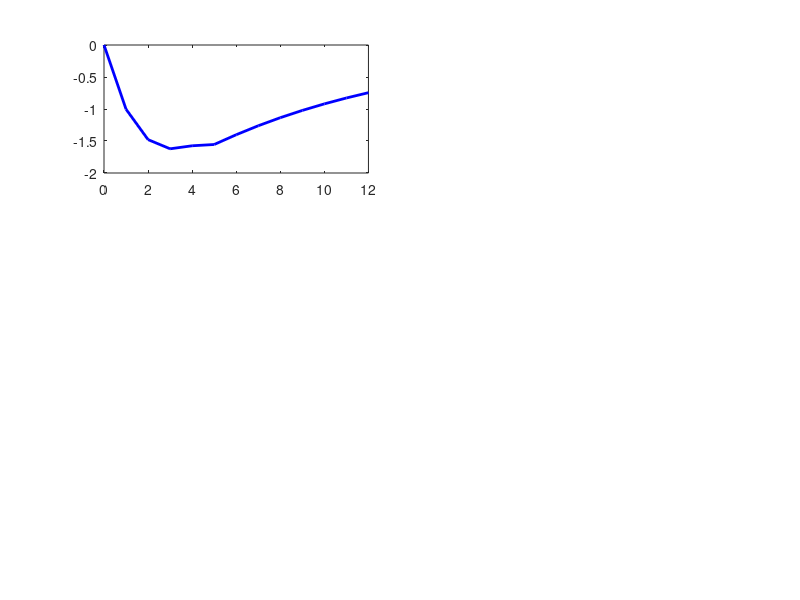

Reproduce this figure in MATLAB. (Note: this script raises an error after producing the figure.)
%% Optimal Social Planning in a Pandemic (LQR Approach)
% Basierend auf Pesenti (2026) und Bertsekas (2017)
% Implementierung des "Finite Horizon Discrete-Time LQR"
% UPDATE: Mit disaggregierter Fiskalpolitik (Expenditure, Revenue, Loans)

clear; clc; close all;

%% 1. PARAMETER KALIBRIERUNG
% Zeithorizont
N = 12;             
beta = 0.99;        

% Ökonomische Basis-Parameter
rho_y   = 0.9;      % Persistenz Output Gap
gamma_y = 0.05;       % Automatic Stabilizers (OECD Standard)
r       = 0.005;     % Realzins

% Epidemiologische Parameter
rho_theta = 1.5;    % Infektionswachstum (Kalibriert für Quartale, >1)
delta_theta = 0.001; % Sterberate (0.2% IFR auf Bevölkerung gerechnet)

% --- POLICY PARAMETER (Die Erweiterung) ---

% 1. Social Distancing (S)
alpha_S = 0.10;      % Kosten: 15% GDP Verlust bei vollem Lockdown
phi_S   = 0.8;       % Nutzen: Reduziert R0 massiv

% 2. Fiskalpolitik (F) - Disaggregiert
% Wir unterscheiden nach Multiplikator (alpha) und Schuldenkosten (kappa)

% F_exp: Direkte Ausgaben (Transfers, Investitionen)
alpha_F_exp = 0.25;   % Hoher Multiplikator (Schätzung)
kappa_F_exp = 0.4;   % Teuer (1:1 schuldenwirksam)

% F_rev: Steuersenkungen
alpha_F_rev = 0.1;   % Mittlerer Multiplikator (Sparquote dämpft Effekt)
kappa_F_rev = 0.15;   % Teuer (1:1 Defizit)

% F_loan: Kredite & Garantien
alpha_F_loan = 0.05;  % Geringer direkter Demand-Effekt (Liquidity support)
kappa_F_loan = 0.1;  % Sehr billig! (Nur Ausfallrisiko erhöht Schulden)

%% 2. SYSTEM MATRIZEN DEFINIEREN
% Zustandsvektor x = [y; d; b; theta] (4x1)
% Controlvektor  u = [S; F_exp; F_rev; F_loan] (4x1)

% Matrix A (Systemdynamik ohne Eingriff) - unverändert
A = [rho_y,      0,      0,      0; 
     0,          0,      0,      delta_theta;
     -gamma_y,   0,      (1+r),  0;
     0,          0,      0,      rho_theta];

% Matrix B (Einfluss der Controls) - JETZT 4 SPALTEN
% Spalten: [S, F_exp, F_rev, F_loan]
B = [-alpha_S,   alpha_F_exp,   alpha_F_rev,   alpha_F_loan;  % Wirkung auf y
     0,          0,             0,             0;             % Wirkung auf d
     0,          kappa_F_exp,   kappa_F_rev,   kappa_F_loan;  % Wirkung auf b
     -phi_S,     0,             0,             0];            % Wirkung auf theta

%% 3. GEWICHTUNGSMATRIZEN (COST FUNCTION)

% Running Cost (Zustände)
w_y = 1;       
w_d = 10000;   % Hohe Moral: Leben retten hat Priorität
w_b = 1;       % Mittlere Schuldenaversion

Q_base = diag([w_y, w_d, w_b, 0]); 

% Control Cost (R) - Strategische Auswahl
% Quadratische Kosten sorgen für "Diminishing Returns" und Mix
r_S    = 0.5;  % Lockdown tut politisch weh
r_exp  = 0.5;  % Ausgaben sind Standard
r_rev  = 0.8;  % Steuersenkungen politisch "teurer" (schwer zurückzunehmen)
r_loan = 0.2;  % Garantien sind politisch "billig" (versteckte Kosten)

R = diag([r_S, r_exp, r_rev, r_loan]);

% Terminal Cost (Schulden am Ende bestrafen)
W_b = 10;   
Q_N = diag([0, 0, W_b, 0]);

%% 4. BACKWARD RECURSION (LQR Solver)

P = cell(N+1, 1);
K = cell(N, 1);
P{N+1} = Q_N; 

for k = N:-1:1
    P_discounted = P{k+1} * beta; 
    
    % LQR Feedback Gain Matrix (jetzt 4x4 Inversion)
    inv_term = inv(R + B' * P_discounted * B);
    K{k} = inv_term * B' * P_discounted * A;
    
    % Riccati Update
    P{k} = Q_base + A' * P_discounted * A - A' * P_discounted * B * K{k};
end
disp('Optimale Policy K berechnet.');

%% 5. FORWARD SIMULATION (Mit Constraints & Noise Fix)

x = zeros(4, N+1);
u = zeros(4, N); % 4 Controls!

% Initial State: 10% Infektionen
x(:, 1) = [0; 0; 0; 0.1]; 

% Noise VORHER generieren für Fairness im Vergleich
sigma_noise = 0.01; 
rng(42); 
noise_vec = zeros(4, N);
for t = 1:N
    noise_vec(4, t) = randn() * sigma_noise; % Schock nur auf Theta
end

disp('Starte Simulation...');

for k = 1:N
    % 1. Unbeschränkter Wunsch
    desired_u = -K{k} * x(:, k);
    
    % 2. Constraints anwenden (Clipping)
    
    % S: Zwischen 0 und 1
    desired_u(1) = max(0, min(1, desired_u(1)));
    
    % F_exp, F_rev, F_loan: Nicht negativ (keine Steuererhöhung in Krise)
    desired_u(2) = max(0, desired_u(2));
    desired_u(3) = max(0, desired_u(3));
    desired_u(4) = max(0, desired_u(4));
    
    u(:, k) = desired_u;
    
    % 3. System Update
    x(:, k+1) = A * x(:, k) + B * u(:, k) + noise_vec(:, k);
end

%% 6. VISUALISIERUNG DER ERGEBNISSE

time = 0:N;
figure('Name', 'Disaggregated Fiscal Policy Simulation', 'Color', 'w', 'Position', [100 100 1200 800]);

% --- Linke Spalte: Zustände ---

subplot(3, 2, 1);
plot(time, x(1,:)*100, 'LineWidth', 2, 'Color', 'b'); % *100 für Prozent
yline(0, '--k'); title('Output Gap (y)'); ylabel('% Deviation'); grid on;

subplot(3, 2, 3);
plot(time, x(2,:)*100, 'LineWidth', 2, 'Color', 'r'); % *100 für Prozent
title('Excess Mortality (d)'); ylabel('% Population'); grid on;

subplot(3, 2, 5);
plot(time, x(3,:)*100, 'LineWidth', 2, 'Color', 'm'); 
title('Public Debt Increase (b)'); ylabel('% GDP'); grid on;

% --- Rechte Spalte: Controls & Epidemie ---

subplot(3, 2, 2);
plot(time, x(4,:)*100, 'LineWidth', 2, 'Color', 'k');
title('Infection Rate (\theta)'); ylabel('% Infected'); grid on;

subplot(3, 2, 4);
bar(time(1:end-1), u(1, :), 'FaceColor', [0 0.4470 0.7410]);
title('Policy: Social Distancing (S)'); ylim([0 1]); ylabel('Index (0-1)'); grid on;

% --- DAS HIGHLIGHT: STACKED BAR CHART FÜR FISCAL MIX ---
subplot(3, 2, 6);
% Wir stapeln F_exp, F_rev, F_loan übereinander
fiscal_data = u(2:4, :)' * 100; % Transponieren für bar(), *100 für %GDP
b = bar(time(1:end-1), fiscal_data, 'stacked');

% Farben und Legende
b(1).FaceColor = [0.8500 0.3250 0.0980]; % Orange (Exp)
b(2).FaceColor = [0.9290 0.6940 0.1250]; % Gelb (Rev)
b(3).FaceColor = [0.4660 0.6740 0.1880]; % Grün (Loan)

title('Policy: Fiscal Stimulus Decomposition'); 
ylabel('% GDP'); 
legend({'Expenditure', 'Tax Cuts', 'Guarantees'}, 'Location', 'NorthEast');
grid on;

%% 7. COUNTERFACTUAL (Szenario: Zu frühe Öffnung)
% Funktioniert jetzt auch mit dem neuen u-Vektor

x_cf = zeros(4, N+1);
x_cf(:, 1) = x(:, 1); 
u_cf = zeros(4, N);   

for k = 1:N
    % Normale Regel
    desired_u = -K{k} * x_cf(:, k);
    
    % Constraints
    desired_u(1) = max(0, min(1, desired_u(1)));
    desired_u(2:4) = max(0, desired_u(2:4));
    
    % INTERVENTION: Politisches Ende von S nach Q5
    if k >= 5
        desired_u(1) = 0; 
    end
    
    u_cf(:, k) = desired_u;
    
    % Gleicher Noise wie oben!
    x_cf(:, k+1) = A * x_cf(:, k) + B * u_cf(:, k) + noise_vec(:, k);
end

% Vergleichs-Plot (Nur Infektionen)
figure('Name', 'Scenario Comparison', 'Color', 'w');
plot(time, x(4,:)*100, 'k', 'LineWidth', 2); hold on;
plot(time, x_cf(4,:)*100, '--r', 'LineWidth', 2);
legend('Optimal Policy', 'Premature Opening (after Q5)');
title('Effect of Premature Opening on Infection Rate');
ylabel('% Infected'); grid on;



%% 9. BENCHMARKING: ACTUAL VS. OPTIMAL POLICY (The Efficiency Gap)
% Dieser Abschnitt vergleicht reale Länderdaten mit dem Modell-Optimum.

% A. DATEN VORBEREITUNG (Hier später Ihre echten Daten laden!)
% Wir simulieren hier 3 "Typen" von Ländern als Platzhalter:
% 1. "Hesitant": Zu spät reagiert, dann Panik-Lockdown
% 2. "Strict": Früh und hart reagiert (z.B. Neuseeland)
% 3. "Laissez-Faire": Kaum Maßnahmen (z.B. Schweden am Anfang)

countries = {'Hesitant Country', 'Strict Country', 'Laissez-Faire'};
n_countries = length(countries);

% Platzhalter für reale Pfade (u_real) und Zustände (x_real)
% In der Praxis: x_real kommt aus Daten (GDP, Excess Mortality), u_real aus Oxford Stringency Index & IMF Data
real_data = struct();

% Beispiel-Daten generieren (Zufällig + Bias je nach Typ)
for i = 1:n_countries
    % Wir simulieren, dass alle mit dem gleichen Schock starten
    real_data(i).x0 = [0; 0; 0; 0.1]; 
    
    % Erzeuge künstliche "Reale Politik" Pfade (u_real)
    u_temp = zeros(4, N);
    if i == 1 % Hesitant: Erst nichts, dann Panik
        u_temp(1, 1:3) = 0.1; u_temp(1, 4:8) = 0.8; % Später Lockdown
        u_temp(2, 4:8) = 2.0; % Später Stimulus
    elseif i == 2 % Strict: Sofort hart
        u_temp(1, 1:6) = 0.6; % Konstanter Lockdown
        u_temp(2, 1:6) = 1.0; % Konstanter Stimulus
    else % Laissez-Faire
        u_temp(1, :) = 0.1; % Kaum Lockdown
        u_temp(2, :) = 0.5; % Wenig Stimulus
    end
    real_data(i).u_actual = u_temp;
    
    % Wir simulieren die Konsequenzen (x_actual) mit unserem Modell A/B
    % (In der Realität laden Sie hier die echten x-Werte wie GDP/Tote!)
    x_temp = zeros(4, N+1);
    x_temp(:,1) = real_data(i).x0;
    for k = 1:N
        noise = [0;0;0; randn()*0.005]; % Kleiner Zufall
        x_temp(:,k+1) = A * x_temp(:,k) + B * u_temp(:,k) + noise;
    end
    real_data(i).x_actual = x_temp;
end

% B. BERECHNUNG DES "WELFARE LOSS"
results = table('Size', [n_countries, 4], ...
    'VariableTypes', {'string', 'double', 'double', 'double'}, ...
    'VariableNames', {'Country', 'Cost_Actual', 'Cost_Optimal', 'Efficiency_Gap_Percent'});

figure('Name', 'Efficiency Frontier Analysis', 'Color', 'w');

for i = 1:n_countries
    % 1. Hole Daten
    x_act = real_data(i).x_actual;
    u_act = real_data(i).u_actual;
    x0    = real_data(i).x0;
    
    % 2. Berechne Kosten der REALEN Politik (J_actual)
    J_actual = 0;
    for k = 1:N
        % Kosten: Zustand + Politik (diskontiert)
        step_cost = (x_act(:,k)' * Q_base * x_act(:,k)) + ...
                    (u_act(:,k)' * R * u_act(:,k));
        J_actual = J_actual + (beta^(k-1)) * step_cost;
    end
    % Terminal Cost dazu
    J_actual = J_actual + (beta^N) * (x_act(:,N+1)' * Q_N * x_act(:,N+1));
    
    % 3. Berechne OPTIMALE Politik (J_optimal)
    % Wir nutzen unseren LQR Solver (K Matrix) für diesen Startwert
    x_opt = zeros(4, N+1); x_opt(:,1) = x0;
    u_opt = zeros(4, N);
    J_optimal = 0;
    
    for k = 1:N
        % Optimale Regel anwenden
        u_k = -K{k} * x_opt(:,k);
        % Constraints (wichtig für fairen Vergleich!)
        u_k(1) = max(0, min(1, u_k(1))); 
        u_k(2:4) = max(0, u_k(2:4));
        
        u_opt(:,k) = u_k;
        
        % Kosten summieren
        step_cost = (x_opt(:,k)' * Q_base * x_opt(:,k)) + ...
                    (u_opt(:,k)' * R * u_opt(:,k));
        J_optimal = J_optimal + (beta^(k-1)) * step_cost;
        
        % System update (ohne Noise für das ideale Referenzszenario)
        x_opt(:,k+1) = A * x_opt(:,k) + B * u_k; 
    end
    J_optimal = J_optimal + (beta^N) * (x_opt(:,N+1)' * Q_N * x_opt(:,N+1));
    
    % 4. Ergebnisse speichern
    efficiency_gap = (J_actual - J_optimal) / J_optimal * 100; % Wie viel % schlechter?
    
    results.Country(i) = countries{i};
    results.Cost_Actual(i) = J_actual;
    results.Cost_Optimal(i) = J_optimal;
    results.Efficiency_Gap_Percent(i) = efficiency_gap;
    
    % 5. Plotten (Scatter Plot: Kosten vs. Tote)
    total_deaths = sum(x_act(2,:)); % Summe Excess Mortality
    total_gdp_loss = sum(abs(min(0, x_act(1,:)))); % Summe GDP Verlust
    
    subplot(1,2,1);
    scatter(total_gdp_loss*100, total_deaths*100, 100, 'filled'); hold on;
    text(total_gdp_loss*100+0.1, total_deaths*100, countries{i});
end

% C. VISUALISIERUNG DER "EFFICIENCY FRONTIER"
subplot(1,2,1);
xlabel('Cumulative GDP Loss (%)');
ylabel('Cumulative Excess Mortality (%)');
title('Health-Economy Trade-Off (Actual Data)');
grid on;

% Bar Chart der Ineffizienz
subplot(1,2,2);
bar(categorical(results.Country), results.Efficiency_Gap_Percent);
ylabel('Efficiency Gap (%)');
title('Welfare Loss compared to Optimal Planner');
grid on;

disp('Benchmarking abgeschlossen. Ergebnisse:');
disp(results);

%% Mit allen 38 OECD Länder

%% 9. BENCHMARKING: OECD LÄNDER VERGLEICH
% Voraussetzung: Sie haben eine Tabelle 'data' geladen (z.B. aus Excel)
% mit Spalten: Country, Time, GDP_Gap, Mortality, Debt, Stringency, F_exp, F_rev, F_loan

% Beispiel für Daten-Import (müssen Sie an Ihre Datei anpassen)
% T = readtable('OECD_Pandemic_Data.xlsx'); 
% countries = unique(T.Country); 

% HINWEIS: Da ich Ihre Datei nicht habe, simuliere ich hier kurz die Struktur.
% In Ihrem echten Code: Löschen Sie diesen Block und nutzen Sie readtable.
countries = {'USA', 'DEU', 'ITA', 'SWE', 'JPN', 'FRA'}; % ... bis 38
n_countries = length(countries);

% Ergebnistabelle vorbereiten
results = table('Size', [n_countries, 5], ...
    'VariableTypes', {'string', 'double', 'double', 'double', 'string'}, ...
    'VariableNames', {'Country', 'Cost_Actual', 'Cost_Optimal', 'Efficiency_Gap_Pct', 'Verdict'});

fprintf('Starte Analyse für %d Länder...\n', n_countries);

for i = 1:n_countries
    country_name = countries{i};
    
    % ---------------------------------------------------------
    % A. DATEN FÜR DIESES LAND LADEN
    % ---------------------------------------------------------
    % Hier filtern Sie Ihre Tabelle nach dem Land "i"
    % country_rows = T(strcmp(T.Country, country_name), :);
    
    % WICHTIG: Mappen Sie hier Ihre echten Spalten auf die Modell-Vektoren!
    % Achten Sie auf Einheiten! (Dezimal vs. Prozent)
    
    % Dummy-Werte (HIER IHRE ECHTEN DATEN EINSETZEN):
    % x_real = [y; d; b; theta]
    x_real = zeros(4, N+1); 
    x_real(:,1) = [0; 0; 0; 0.1]; % Startwert 2020Q1 aus Daten nehmen!
    
    % u_real = [S; F_exp; F_rev; F_loan]
    u_real = zeros(4, N);
    
    % Simuliertes Beispiel: Wir tun so, als hätten wir Daten geladen
    % (Das hier löschen und durch echte Datenzuweisung ersetzen)
    x_real(1,:) = -0.02 + randn(1, N+1)*0.01; % Echtes GDP Gap
    x_real(2,:) = 0.001 + randn(1, N+1)*0.0001; % Echte Tote
    x_real(3,:) = linspace(0, 0.1, N+1); % Echte Schulden
    u_real(1,:) = 0.5; % Echter Stringency Index (0-1)
    u_real(2,:) = 0.02; % Echte Ausgaben (% GDP)
    
    % Startwert für die Optimierung (Wichtig!)
    x0 = x_real(:, 1); 
    
    % ---------------------------------------------------------
    % B. KOSTEN DER REALEN POLITIK BERECHNEN (J_actual)
    % ---------------------------------------------------------
    J_actual = 0;
    for k = 1:N
        % Kostenfunktion anwenden auf reale Daten
        step_cost = (x_real(:,k)' * Q_base * x_real(:,k)) + ...
                    (u_real(:,k)' * R * u_real(:,k));
        J_actual = J_actual + (beta^(k-1)) * step_cost;
    end
    % Terminal Cost (Endzustand der realen Daten)
    J_actual = J_actual + (beta^N) * (x_real(:,N+1)' * Q_N * x_real(:,N+1));
    
    % ---------------------------------------------------------
    % C. OPTIMALE POLITIK BERECHNEN (J_optimal)
    % ---------------------------------------------------------
    % Wir fragen den LQR Solver: "Was hättest du mit Startwert x0 getan?"
    
    x_opt = zeros(4, N+1); 
    x_opt(:,1) = x0; % Gleicher Startpunkt wie Realität!
    u_opt = zeros(4, N);
    J_optimal = 0;
    
    for k = 1:N
        % LQR Regel
        u_k = -K{k} * x_opt(:,k);
        
        % Constraints auch hier anwenden (Fairness)
        u_k(1) = max(0, min(1, u_k(1))); 
        u_k(2:4) = max(0, u_k(2:4));
        
        u_opt(:,k) = u_k;
        
        % Kosten summieren
        step_cost = (x_opt(:,k)' * Q_base * x_opt(:,k)) + ...
                    (u_opt(:,k)' * R * u_opt(:,k));
        J_optimal = J_optimal + (beta^(k-1)) * step_cost;
        
        % System update (Modell-Welt)
        x_opt(:,k+1) = A * x_opt(:,k) + B * u_k; 
    end
    J_optimal = J_optimal + (beta^N) * (x_opt(:,N+1)' * Q_N * x_opt(:,N+1));
    
    % ---------------------------------------------------------
    % D. ERGEBNIS SPEICHERN
    % ---------------------------------------------------------
    gap = (J_actual - J_optimal) / J_optimal * 100;
    
    results.Country(i) = country_name;
    results.Cost_Actual(i) = J_actual;
    results.Cost_Optimal(i) = J_optimal;
    results.Efficiency_Gap_Pct(i) = gap;
    
    if gap < 20
        results.Verdict(i) = "High Efficiency";
    elseif gap < 100
        results.Verdict(i) = "Moderate Efficiency";
    else
        results.Verdict(i) = "Inefficient / Bad Luck";
    end
end

% Sortieren nach Effizienz (Beste zuerst)
results = sortrows(results, 'Efficiency_Gap_Pct');

disp('Ranking der OECD Länder nach Policy Effizienz:');
disp(results);

% Plotten
figure('Name', 'OECD Efficiency Ranking', 'Color', 'w');
bar(categorical(results.Country), results.Efficiency_Gap_Pct);
ylabel('Welfare Loss vs. Optimal Policy (%)');
title('Pandemic Policy Efficiency (Lower is Better)');
grid on;
